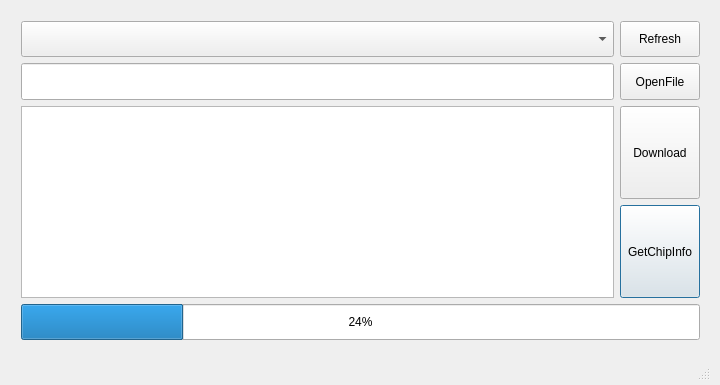
<?xml version="1.0" encoding="UTF-8"?>
<ui version="4.0">
 <class>STM32ISP_Dialog</class>
 <widget class="QDialog" name="STM32ISP_Dialog">
  <property name="geometry">
   <rect>
    <x>0</x>
    <y>0</y>
    <width>720</width>
    <height>385</height>
   </rect>
  </property>
  <property name="windowTitle">
   <string>ISPTool</string>
  </property>
  <widget class="QWidget" name="centralWidget">
   <property name="geometry">
    <rect>
     <x>10</x>
     <y>10</y>
     <width>701</width>
     <height>341</height>
    </rect>
   </property>
   <layout class="QGridLayout" name="gridLayout" rowstretch="0,0,0,0,0,0,0,0,0,0,0,0,0,0,0,0" columnstretch="1,0,0,0">
    <item row="0" column="0" colspan="3">
     <widget class="QComboBox" name="com">
      <property name="sizePolicy">
       <sizepolicy hsizetype="Expanding" vsizetype="Expanding">
        <horstretch>0</horstretch>
        <verstretch>0</verstretch>
       </sizepolicy>
      </property>
     </widget>
    </item>
    <item row="8" column="3">
     <widget class="QPushButton" name="getchipinfo">
      <property name="sizePolicy">
       <sizepolicy hsizetype="Expanding" vsizetype="Expanding">
        <horstretch>0</horstretch>
        <verstretch>0</verstretch>
       </sizepolicy>
      </property>
      <property name="text">
       <string>GetChipInfo</string>
      </property>
     </widget>
    </item>
    <item row="1" column="3">
     <widget class="QPushButton" name="openfile">
      <property name="sizePolicy">
       <sizepolicy hsizetype="Expanding" vsizetype="Expanding">
        <horstretch>0</horstretch>
        <verstretch>0</verstretch>
       </sizepolicy>
      </property>
      <property name="text">
       <string>OpenFile</string>
      </property>
     </widget>
    </item>
    <item row="7" column="3">
     <widget class="QPushButton" name="download">
      <property name="sizePolicy">
       <sizepolicy hsizetype="Expanding" vsizetype="Expanding">
        <horstretch>0</horstretch>
        <verstretch>0</verstretch>
       </sizepolicy>
      </property>
      <property name="text">
       <string>Download</string>
      </property>
     </widget>
    </item>
    <item row="15" column="0" colspan="4">
     <widget class="QProgressBar" name="progressBar">
      <property name="sizePolicy">
       <sizepolicy hsizetype="Expanding" vsizetype="Expanding">
        <horstretch>0</horstretch>
        <verstretch>0</verstretch>
       </sizepolicy>
      </property>
      <property name="value">
       <number>24</number>
      </property>
     </widget>
    </item>
    <item row="1" column="0" colspan="3">
     <widget class="QLineEdit" name="fileaddr">
      <property name="sizePolicy">
       <sizepolicy hsizetype="Expanding" vsizetype="Expanding">
        <horstretch>0</horstretch>
        <verstretch>0</verstretch>
       </sizepolicy>
      </property>
     </widget>
    </item>
    <item row="0" column="3">
     <widget class="QPushButton" name="refresh">
      <property name="sizePolicy">
       <sizepolicy hsizetype="Expanding" vsizetype="Expanding">
        <horstretch>0</horstretch>
        <verstretch>0</verstretch>
       </sizepolicy>
      </property>
      <property name="text">
       <string>Refresh</string>
      </property>
      <property name="checkable">
       <bool>false</bool>
      </property>
     </widget>
    </item>
    <item row="7" column="0" rowspan="2" colspan="3">
     <widget class="QTextEdit" name="browser"/>
    </item>
   </layout>
  </widget>
  <widget class="QToolBar" name="mainToolBar">
   <property name="geometry">
    <rect>
     <x>0</x>
     <y>0</y>
     <width>4</width>
     <height>14</height>
    </rect>
   </property>
  </widget>
  <widget class="QStatusBar" name="statusBar">
   <property name="geometry">
    <rect>
     <x>10</x>
     <y>350</y>
     <width>701</width>
     <height>31</height>
    </rect>
   </property>
  </widget>
 </widget>
 <layoutdefault spacing="6" margin="11"/>
 <resources/>
 <connections/>
</ui>
